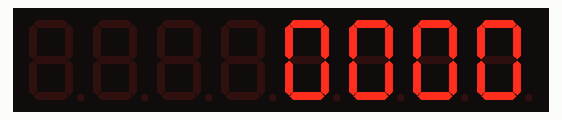
Simulated run of this sketch. Board: Arduino Uno, built with avr-gcc and run on an emulated ATmega328P. On the bench: 8-digit seven-segment display.

Above: at 1.1 s.
At 6.1 s:
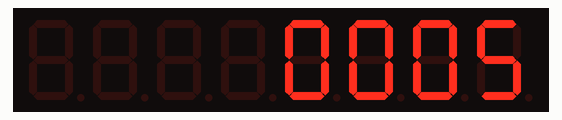
At 12.1 s:
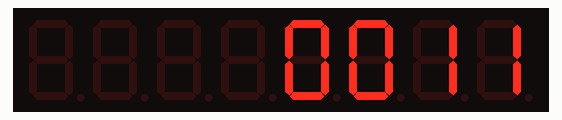
At 20.1 s:
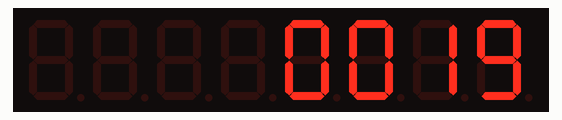
At 30.1 s:
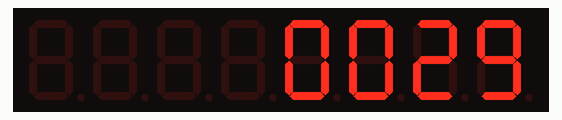
At 39.1 s:
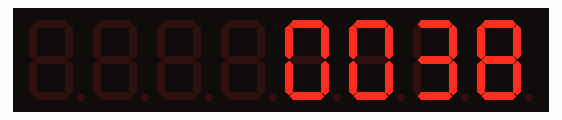

Measured:
- what the display in image 0 shows lasts 1.0 s, from 1.0 s to 2.0 s

The sketch:

max7219_7seg.ino
```cpp
// snippet: max7219_7seg
// tags: display, max7219, 7segment, led-matrix, spi, number, digit, ledcontrol
// boards: avr, megaavr, nano33iot, romi32u4, rp2040
// library: LedControl
// description: Display numbers on MAX7219-driven 7-segment display or 8x8 LED matrix
// prompts: MAX7219 7-segment, LED matrix display, 7-segment number, display digits, LedControl library, 8x8 LED matrix
// exact-include: LedControl.h

#include <LedControl.h>

// LedControl(DIN, CLK, CS, numDevices)
LedControl lc(12, 11, 10, 1);
unsigned long prevMs = 0;
int count = 0;

void setup() {
  lc.shutdown(0, false);   // wake up
  lc.setIntensity(0, 8);   // brightness 0-15
  lc.clearDisplay(0);
}

void loop() {
  unsigned long now = millis();
  if (now - prevMs < 1000) return;
  prevMs = now;

  // show count on 4 rightmost digits
  lc.setDigit(0, 3, (count / 1000) % 10, false);
  lc.setDigit(0, 2, (count / 100)  % 10, false);
  lc.setDigit(0, 1, (count / 10)   % 10, false);
  lc.setDigit(0, 0, count           % 10, false);
  count = (count + 1) % 10000;
}
```
